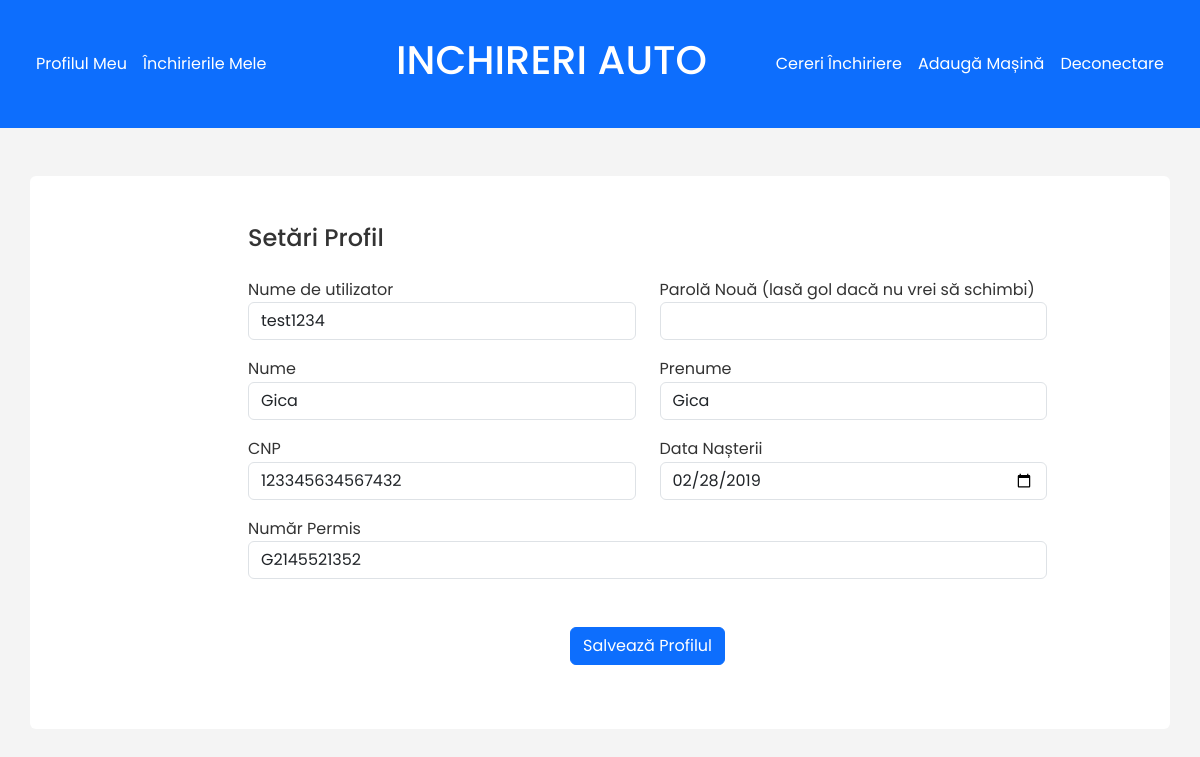
Screenshot of /profil.php (signed in) with the database file from the repository.
### tables this page shows
CREATE TABLE `utilizatori` (
  `id` int(11) NOT NULL,
  `username` varchar(60) NOT NULL,
  `parola` varchar(60) NOT NULL,
  `este_admin` tinyint(4) DEFAULT 0,
  `nume` varchar(60) DEFAULT NULL,
  `prenume` varchar(60) DEFAULT NULL,
  `cnp` varchar(60) DEFAULT NULL,
  `data_nasterii` date DEFAULT NULL,
  `numar_permis` varchar(60) DEFAULT NULL
);

### profil.php (the view, shortened to what this page needs)
<?php
include 'configurare_bd.php';
include 'navbar.php';
$username = $_SESSION['username'];
$stmt = $conn->prepare("SELECT * FROM Utilizatori WHERE username = ?");
$stmt->bind_param("s", $username);
$stmt->execute();
$result = $stmt->get_result();
$row = $result->fetch_assoc();
?>
<!DOCTYPE html>
<html lang="ro">
<head>
    <link href="css/bootstrap.min.css" rel="stylesheet">
    <link href="css/style.css" rel="stylesheet">
</head>
<body>
<div class="container rounded bg-white mt-5 mb-5">
    <div class="row">
        <div class="col-md-2 border-right d-flex align-items-center">
        </div>
        <div class="col-md-9">
            <div class="p-3 py-5">
                <div class="d-flex justify-content-between align-items-center mb-3">
                    <h4 class="text-right">Setări Profil</h4>
                </div>
                <form action="profil.php" method="post">
                    <div class="row mt-2">
                        <div class="col-md-6">
                            <label class="labels">Nume de utilizator</label>
                            <input type="text" class="form-control" name="username" value="<?php echo $row['username']; ?>">
                        </div>
                        <div class="col-md-6">
                            <label class="labels">Parolă Nouă (lasă gol dacă nu vrei să schimbi)</label>
                            <input type="password" class="form-control" name="parola">
                        </div>
                    </div>
                    <div class="row mt-3">
                        <div class="col-md-6">
                            <label class="labels">Nume</label>
                            <input type="text" class="form-control" name="nume" value="<?php echo $row['nume']; ?>">
                        </div>
                        <div class="col-md-6">
                            <label class="labels">Prenume</label>
                            <input type="text" class="form-control" name="prenume" value="<?php echo $row['prenume']; ?>">
                        </div>
                    </div>
                    <div class="row mt-3">
                        <div class="col-md-6">
                            <label class="labels">CNP</label>
                            <input type="text" class="form-control" name="cnp" value="<?php echo $row['cnp']; ?>">
                        </div>
                        <div class="col-md-6">
                            <label class="labels">Data Nașterii</label>
                            <input type="date" class="form-control" name="data_nasterii" value="<?php echo $row['data_nasterii']; ?>">
                        </div>
                    </div>
                    <div class="row mt-3">
                        <div class="col-md-12">
                            <label class="labels">Număr Permis</label>
                            <input type="text" class="form-control" name="numar_permis" value="<?php echo $row['numar_permis']; ?>">
                        </div>
                    </div>
                    <div class="mt-5 text-center">
                        <button class="btn btn-primary profile-button" type="submit">Salvează Profilul</button>
                    </div>
                </form>
            </div>
        </div>
    </div>
</div>
</body>
</html>

### css/style.css (style rules this page uses)
body { font-family: 'Poppins', sans-serif; background-color: #f4f4f4; color: #333; line-height: 1.6; }
.container { margin-top: 30px; }

### rows the page displays
utilizatori: username "test1234", nume "Gica", prenume "Gica", cnp "123345634567432", data_nasterii "02/28/2019", numar_permis "G2145521352"
